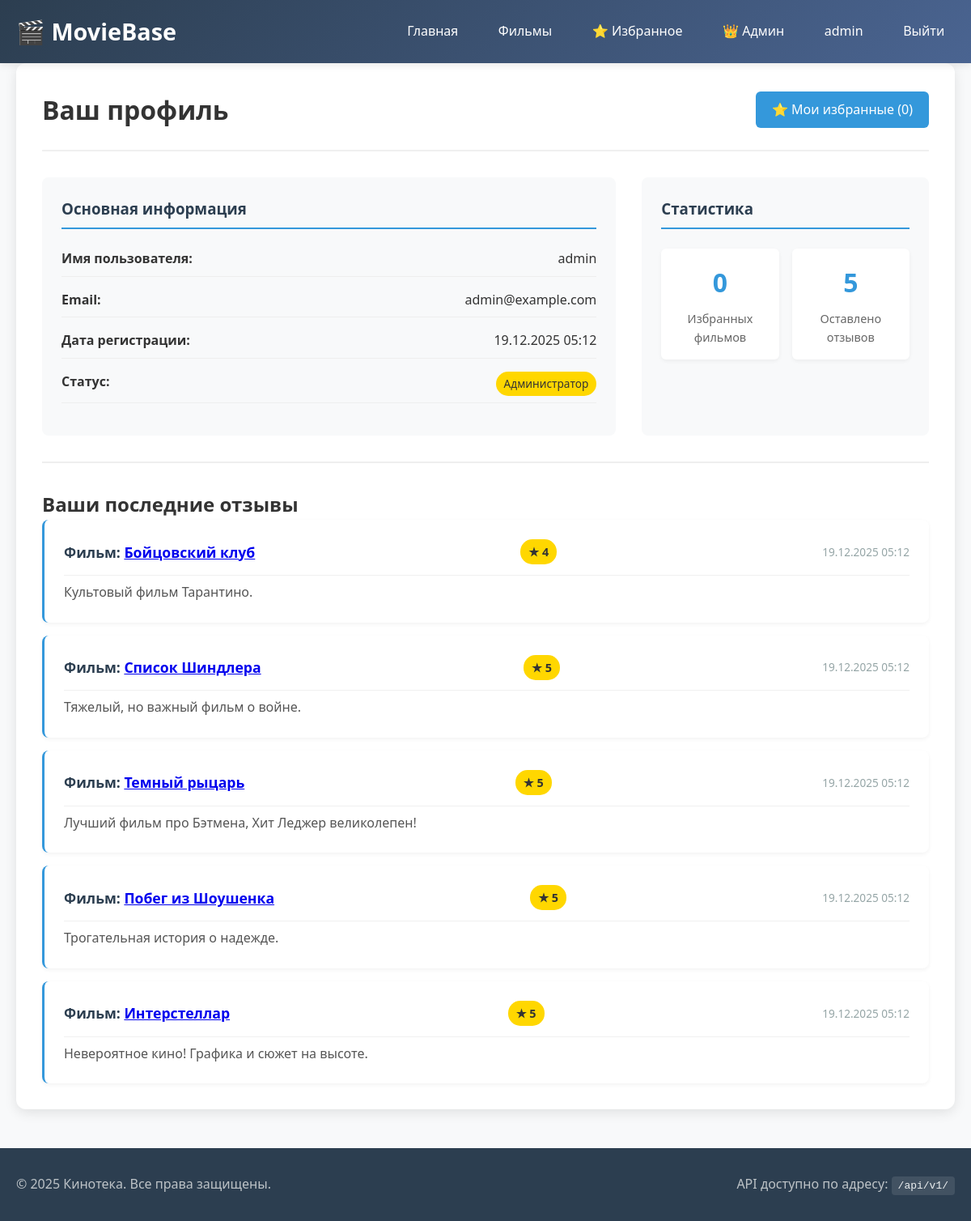
The app's page /profile (signed in), older data.
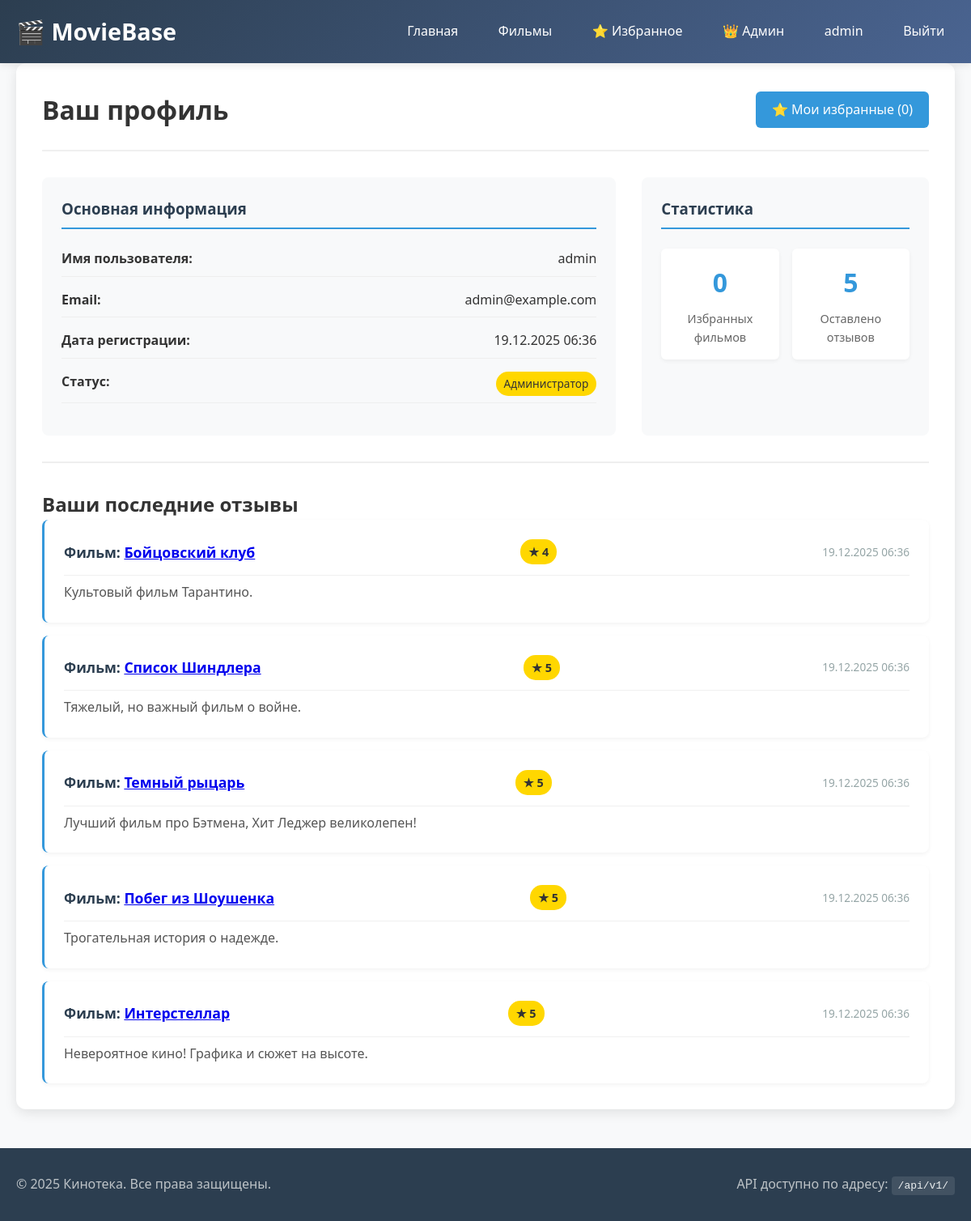
The same page, newer data.
### models.py (models this page shows, shortened)
class User(UserMixin, db.Model):
    __tablename__ = 'user'
    id = db.Column(db.Integer, primary_key=True)
    username = db.Column(db.String(80), unique=True, nullable=False)
    email = db.Column(db.String(120), nullable=True)
    password_hash = db.Column(db.String(200))
    is_admin = db.Column(db.Boolean, default=False)
    created_at = db.Column(db.DateTime, default=datetime.utcnow)
    favorite_movies = db.relationship('Movie',
                                      secondary=user_favorites,
                                      backref=db.backref('favorited_by', lazy='dynamic'),
                                      lazy='dynamic')
    reviews = db.relationship('Review', backref='user', lazy='dynamic', cascade='all, delete-orphan')
    reviews = db.relationship('Review', backref='user', lazy='dynamic', cascade='all, delete-orphan')
    favorite_movies = db.relationship('Movie',
                                      secondary=user_favorites,
                                      backref=db.backref('favorited_by', lazy='dynamic'),
                                      lazy='dynamic')

class Review(db.Model):
    __tablename__ = 'review'
    id = db.Column(db.Integer, primary_key=True)
    content = db.Column(db.Text, nullable=False)
    rating = db.Column(db.Integer, nullable=False)  # 1-5
    user_id = db.Column(db.Integer, db.ForeignKey('user.id'), nullable=False)
    movie_id = db.Column(db.Integer, db.ForeignKey('movie.id'), nullable=False)
    created_at = db.Column(db.DateTime, default=datetime.utcnow)
    __table_args__ = (
        db.UniqueConstraint('user_id', 'movie_id', name='unique_user_movie_review'),
        db.CheckConstraint('rating >= 1 AND rating <= 5', name='rating_range_check'),
    )

class Movie(db.Model):
    __tablename__ = 'movie'
    id = db.Column(db.Integer, primary_key=True)
    title = db.Column(db.String(200), nullable=False, index=True)
    year = db.Column(db.Integer, nullable=False, index=True)
    director = db.Column(db.String(100))
    description = db.Column(db.Text)
    genre = db.Column(db.String(100))
    rating = db.Column(db.Float, default=0.0)
    created_at = db.Column(db.DateTime, default=datetime.utcnow)
    reviews = db.relationship('Review', backref='movie', lazy='dynamic', cascade='all, delete-orphan')

### app.py (the view)
@app.route('/profile')
@login_required
def profile():
    reviews = Review.query.filter_by(user_id=current_user.id).order_by(Review.created_at.desc()).limit(10).all()
    favorite_count = current_user.favorite_movies.count()
    return render_template('profile.html',
                           reviews=reviews,
                           favorite_count=favorite_count)

### app.py (called while the page is built)
@login_manager.user_loader
def load_user(user_id):
    return User.query.get(int(user_id))

### templates/profile.html (shortened to what this page needs)
{% extends "base.html" %}
{% block content %}
<div class="profile-container">
    <div class="profile-header">
        <h1>Ваш профиль</h1>
        <div class="profile-actions">
            <a href="{{ url_for('favorites') }}" class="btn btn-primary">⭐ Мои избранные ({{ favorite_count }})</a>
        </div>
    </div>
    <div class="profile-info">
        <div class="info-card">
            <h3>Основная информация</h3>
            <div class="info-item">
                <strong>Имя пользователя:</strong>
                <span>{{ current_user.username }}</span>
            </div>
            <div class="info-item">
                <strong>Email:</strong>
                <span>{{ current_user.email or 'Не указан' }}</span>
            </div>
            <div class="info-item">
                <strong>Дата регистрации:</strong>
                <span>{{ current_user.created_at.strftime('%d.%m.%Y %H:%M') }}</span>
            </div>
            <div class="info-item">
                <strong>Статус:</strong>
                <span class="badge {% if current_user.is_admin %}badge-admin{% else %}badge-user{% endif %}">
                    {% if current_user.is_admin %}Администратор{% else %}Пользователь{% endif %}
                </span>
            </div>
        </div>
        <div class="stats-card">
            <h3>Статистика</h3>
            <div class="stats-grid">
                <div class="stat-item">
                    <div class="stat-number">{{ favorite_count }}</div>
                    <div class="stat-label">Избранных фильмов</div>
                </div>
                <div class="stat-item">
                    <div class="stat-number">{{ reviews|length }}</div>
                    <div class="stat-label">Оставлено отзывов</div>
                </div>
            </div>
        </div>
    </div>
    <div class="reviews-section">
        <h2>Ваши последние отзывы</h2>
        {% if reviews %}
        <div class="reviews-list">
            {% for review in reviews %}
            <div class="review-card">
                <div class="review-header">
                    <strong>Фильм: <a href="{{ url_for('movie_detail', movie_id=review.movie.id) }}">{{
                        review.movie.title }}</a></strong>
                    <span class="review-rating">★ {{ review.rating }}</span>
                    <span class="review-date">{{ review.created_at.strftime('%d.%m.%Y %H:%M') }}</span>
                </div>
                <p class="review-content">{{ review.content }}</p>
            </div>
            {% endfor %}
        </div>
        {% else %}
        <div class="no-reviews">
            <p>Вы еще не оставляли отзывов.</p>
            <a href="{{ url_for('movie_list') }}" class="btn">Найти фильмы для отзыва</a>
        </div>
        {% endif %}
    </div>
</div>
{% endblock %}

### templates/base.html (shortened to what this page needs)
<!DOCTYPE html>
<html lang="ru">
<head>
    <link rel="stylesheet" href="{{ url_for('static', filename='style.css') }}">
</head>
<body>
<nav class="navbar">
    <div class="container">
        <a class="logo" href="{{ url_for('index') }}">🎬 MovieBase</a>
        <div class="nav-links">
            <a href="{{ url_for('index') }}">Главная</a>
            <a href="{{ url_for('movie_list') }}">Фильмы</a>
            {% if current_user.is_authenticated %}
            <a href="{{ url_for('favorites') }}">⭐ Избранное</a>
            {% if current_user.is_admin %}
            <div class="admin-dropdown">
                <a href="#" class="admin-toggle">👑 Админ</a>
            </div>
            {% endif %}
            <a href="{{ url_for('profile') }}">{{ current_user.username }}</a>
            <a href="{{ url_for('logout') }}">Выйти</a>
            {% else %}
            <a href="{{ url_for('login') }}">Войти</a>
            <a href="{{ url_for('register') }}">Регистрация</a>
            {% endif %}
        </div>
    </div>
</nav>
<div class="container">
    {% block content %}{% endblock %}
</div>
<footer>
    <div class="container">
        <p>© 2025 Кинотека. Все права защищены.</p>
        <p>API доступно по адресу: <code>/api/v1/</code></p>
    </div>
</footer>
</body>
</html>

### static/style.css (style rules this page uses)
* { margin: 0; padding: 0; box-sizing: border-box; }
body { font-family: 'Segoe UI', Tahoma, Geneva, Verdana, sans-serif; line-height: 1.6; color: #333; background-color: #f8f9fa; min-height: 100vh; display: flex; flex-direction: column; }
.container { max-width: 1200px; margin: 0 auto; padding: 0 20px; flex: 1; }
.navbar { background: linear-gradient(135deg, #2c3e50, #4a6491); color: white; padding: 1rem 0; box-shadow: 0 2px 10px rgba(0, 0, 0, 0.1); position: sticky; top: 0; z-index: 1000; }
.navbar .container { display: flex; justify-content: space-between; align-items: center; }
.logo { font-size: 1.8rem; font-weight: bold; color: white; text-decoration: none; display: flex; align-items: center; gap: 10px; }
.nav-links { display: flex; gap: 1.5rem; align-items: center; }
.nav-links a { color: white; text-decoration: none; padding: 0.5rem 0.8rem; border-radius: 4px; transition: all 0.3s; font-weight: 500; }
.btn { display: inline-block; padding: 10px 20px; border: none; border-radius: 6px; cursor: pointer; font-size: 1rem; text-decoration: none; transition: all 0.3s; font-weight: 500; }
.btn-primary { background: #3498db; color: white; }
.reviews-section { margin-top: 2rem; padding-top: 2rem; border-top: 2px solid #eee; }
.reviews-list { display: flex; flex-direction: column; gap: 1rem; }
.review-card { background: white; padding: 1.5rem; border-radius: 8px; box-shadow: 0 2px 5px rgba(0, 0, 0, 0.05); border-left: 3px solid #3498db; }
.review-header { display: flex; justify-content: space-between; align-items: center; margin-bottom: 0.8rem; flex-wrap: wrap; gap: 0.5rem; }
.review-header strong { color: #2c3e50; font-size: 1.1rem; }
.review-rating { background: #ffd700; color: #333; padding: 4px 10px; border-radius: 15px; font-weight: bold; font-size: 0.9rem; }
.review-date { color: #95a5a6; font-size: 0.85rem; }
.review-content { line-height: 1.6; color: #555; margin-top: 0.5rem; padding-top: 0.5rem; border-top: 1px solid #f0f0f0; }
.profile-container { background: white; border-radius: 12px; padding: 2rem; box-shadow: 0 4px 15px rgba(0, 0, 0, 0.1); }
.profile-header { display: flex; justify-content: space-between; align-items: center; margin-bottom: 2rem; padding-bottom: 1.5rem; border-bottom: 2px solid #f0f0f0; }
.profile-info { display: grid; grid-template-columns: 2fr 1fr; gap: 2rem; margin-bottom: 2rem; }
.info-card, .stats-card { background: #f8f9fa; padding: 1.5rem; border-radius: 8px; }
.info-card h3, .stats-card h3 { color: #2c3e50; margin-bottom: 1.5rem; padding-bottom: 0.5rem; border-bottom: 2px solid #3498db; }
.info-item { display: flex; justify-content: space-between; margin-bottom: 1rem; padding-bottom: 0.5rem; border-bottom: 1px solid #eee; }
.badge { padding: 4px 12px; border-radius: 20px; font-size: 0.85rem; font-weight: 500; }
.badge-admin { background: #ffd700; color: #333; }
.stats-grid { display: grid; grid-template-columns: 1fr 1fr; gap: 1rem; }
.stat-item { text-align: center; padding: 1rem; background: white; border-radius: 6px; box-shadow: 0 2px 5px rgba(0, 0, 0, 0.05); }
.stat-number { font-size: 2rem; font-weight: bold; color: #3498db; margin-bottom: 0.5rem; }
.stat-label { color: #666; font-size: 0.9rem; }
footer { background: #2c3e50; color: white; padding: 2rem 0; margin-top: 3rem; text-align: center; }
footer .container { display: flex; justify-content: space-between; align-items: center; flex-wrap: wrap; gap: 1rem; }
footer p { margin: 0; color: #bdc3c7; }
footer code { background: rgba(255, 255, 255, 0.1); padding: 4px 8px; border-radius: 4px; font-family: monospace; color: #ecf0f1; }
.badge { padding: 4px 10px; border-radius: 20px; font-size: 0.85rem; font-weight: 500; display: inline-block; }
.admin-dropdown { position: relative; display: inline-block; }
.admin-toggle { display: flex; align-items: center; gap: 5px; }
.btn { display: inline-block; padding: 10px 20px; background: #3498db; color: white; text-decoration: none; border-radius: 6px; border: none; cursor: pointer; font-size: 1rem; transition: all 0.3s; font-weight: 500; }

Row changes from the older to the newer data that the page shows:
changed User "admin": created_at "19.12.2025 05:12" → "19.12.2025 06:36"
changed Review "Культовый фильм Тарантино.": created_at "19.12.2025 05:12" → "19.12.2025 06:36"
changed Review "Тяжелый, но важный фильм о войне.": created_at "19.12.2025 05:12" → "19.12.2025 06:36"
changed Review "Лучший фильм про Бэтмена, Хит Леджер великолепен!": created_at "19.12.2025 05:12" → "19.12.2025 06:36"
changed Review "Трогательная история о надежде.": created_at "19.12.2025 05:12" → "19.12.2025 06:36"
changed Review "Невероятное кино! Графика и сюжет на высоте.": created_at "19.12.2025 05:12" → "19.12.2025 06:36"
